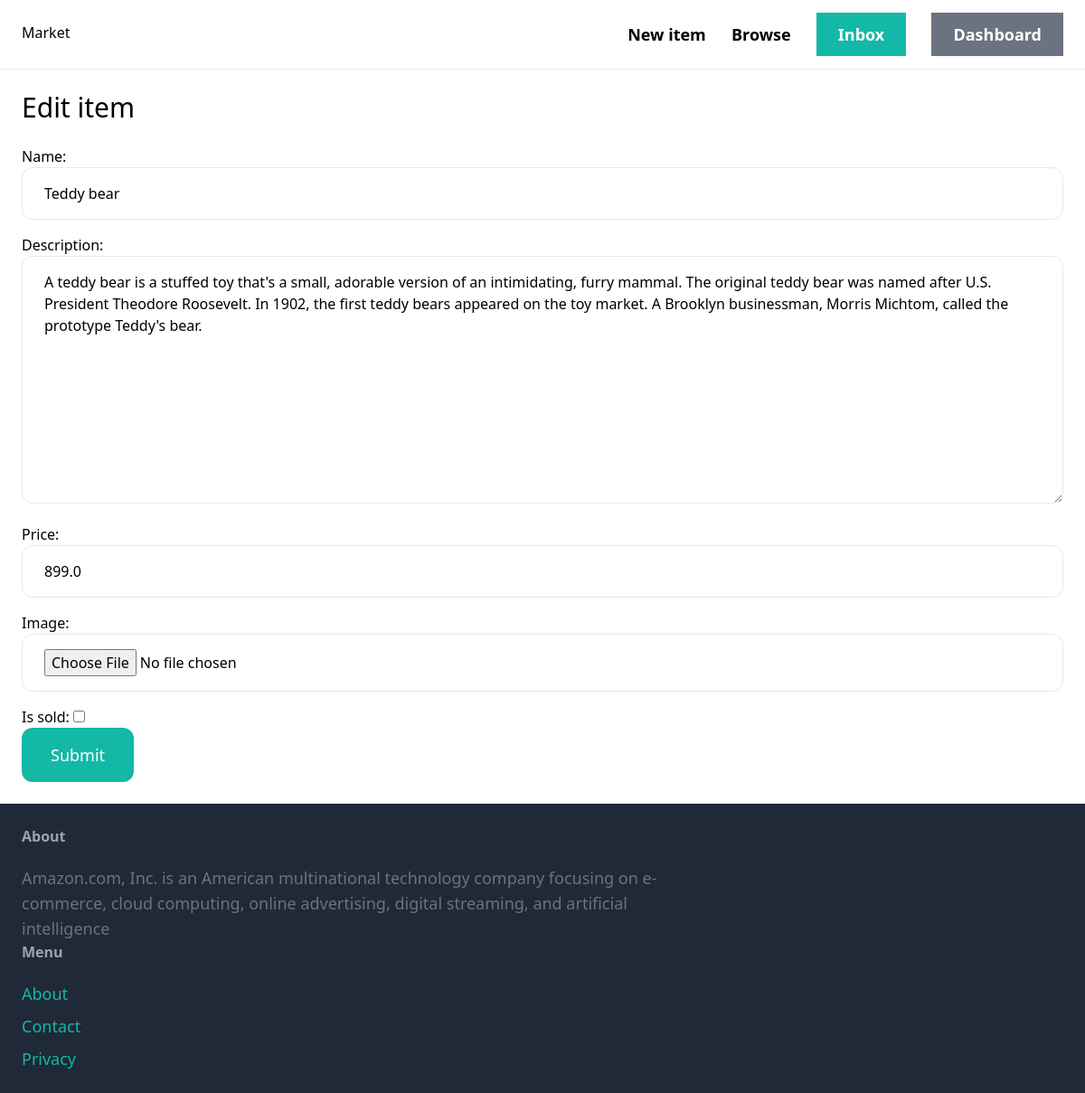
Page /items/11/edit/ (signed in) on the committed database.
### item/models.py (models this page shows, shortened)
class Item(models.Model):
    category = models.ForeignKey(
        Category, related_name="items", on_delete=models.CASCADE
    )
    name = models.CharField(max_length=300)
    description = models.TextField(blank=True, null=True)
    price = models.FloatField()
    is_sold = models.BooleanField(default=False)
    created_by = models.ForeignKey(User, related_name="items", on_delete=models.CASCADE)
    created_on = models.DateTimeField(auto_now_add=True)
    image = models.ImageField(upload_to="item_images", blank=True, null=True)

### item/views.py (the view)
# urls.py: path("<int:pk>/edit/", item_views.edit, name="edit"),
@login_required
def edit(request, pk):
    item = get_object_or_404(item_models.Item, pk=pk, created_by=request.user)
    if request.method == "POST":
        form = EdittemForm(request.POST, request.FILES, instance=item)
        if form.is_valid():
            form.save()
            return redirect("item:details", pk=item.pk)
    else:
        form = EdittemForm(instance=item)
    return render(request, "item/form.html", {"form": form, "title": "Edit item"})

### item/forms.py
class EdittemForm(forms.ModelForm):
    class Meta:
        model = Item
        fields = ["name", "description", "price", "image", "is_sold"]
        widgets = {
            "category": forms.Select(attrs={"class": INPUT_CLASS}),
            "name": forms.TextInput(attrs={"class": INPUT_CLASS}),
            "description": forms.Textarea(attrs={"class": INPUT_CLASS}),
            "price": forms.TextInput(attrs={"class": INPUT_CLASS}),
            "image": forms.FileInput(attrs={"class": INPUT_CLASS}),
        }

### item/templates/item/form.html (shortened to what this page needs)
{% extends "core/base.html" %}
{% block content %}
    <h1 class="mb-6 text-3xl">{{title}}</h1>
    <form action="." method="POST" enctype="multipart/form-data">
            <div class="space-y-4">
                {{form.as_p}}
            </div>
            <button class="py-4 px-8 text-lg bg-teal-500 hover:bg-teal-700 rounded-xl text-white">Submit</button>
{% endblock %}

### rows in the picture
Item: name "Teddy bear", description "A teddy bear is a stuffed toy that's a small, adorable version of an intimidating, furry mammal. The original teddy bear was named after U.S. President Theodore Roosevelt. In 1902, the first teddy bears appeared on the toy market. A Brooklyn businessman, Morris Michtom, called the prototype Teddy's bear.", price "899.0"

### other values in the picture
{{ title }} "Edit item"
